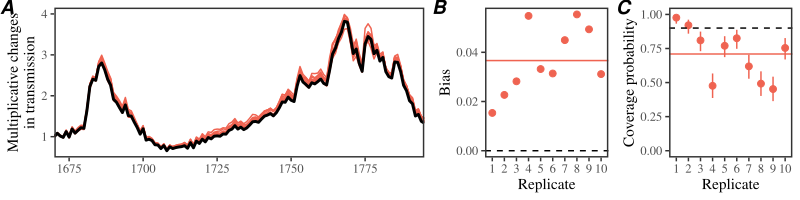

Source code (R):
library(dplyr)
library(ggplot2); theme_set(theme_bw(base_family = "Times"))
library(egg)
library(cmdstanr)
library(gridExtra)
load("../simulate/simulate_rep.rda")
load("../stanfit_sir_perturb_demog_dd_rep/stanfit_sir_perturb_demog_dd_cmdstanr_rep1.rda")
load("../stanfit_sir_perturb_demog_dd_rep/stanfit_sir_perturb_demog_dd_cmdstanr_rep2.rda")
load("../stanfit_sir_perturb_demog_dd_rep/stanfit_sir_perturb_demog_dd_cmdstanr_rep3.rda")
load("../stanfit_sir_perturb_demog_dd_rep/stanfit_sir_perturb_demog_dd_cmdstanr_rep4.rda")
load("../stanfit_sir_perturb_demog_dd_rep/stanfit_sir_perturb_demog_dd_cmdstanr_rep5.rda")
load("../stanfit_sir_perturb_demog_dd_rep/stanfit_sir_perturb_demog_dd_cmdstanr_rep6.rda")
load("../stanfit_sir_perturb_demog_dd_rep/stanfit_sir_perturb_demog_dd_cmdstanr_rep7.rda")
load("../stanfit_sir_perturb_demog_dd_rep/stanfit_sir_perturb_demog_dd_cmdstanr_rep8.rda")
load("../stanfit_sir_perturb_demog_dd_rep/stanfit_sir_perturb_demog_dd_cmdstanr_rep9.rda")
load("../stanfit_sir_perturb_demog_dd_rep/stanfit_sir_perturb_demog_dd_cmdstanr_rep10.rda")

betaorig <- data.frame(
  week=1:52,
  true=exp(simulate_rep[[1]]$logbeta)
)

betadata <- lapply(1:10, function(x){
  dd <- get(paste0("summary_sir_perturb_demog_dd_cmdstanr_laplace_rep", x))
  
  data.frame(
    week=1:52,
    fit=x,
    est=exp(dd$median[grepl("logbeta\\[", dd$variable)]),
    lwr=exp(dd$q5[grepl("logbeta\\[", dd$variable)]),
    upr=exp(dd$q95[grepl("logbeta\\[", dd$variable)])
  )
}) %>%
  bind_rows

g1 <- ggplot(betadata) +
  geom_vline(xintercept=1:52, lty=3, col="gray70") +
  geom_line(aes(week, est, group=fit), col="#EF6351") +
  geom_line(data=betaorig, aes(week, true), lwd=1) +
  scale_x_continuous("Week of year", expand=c(0, 0),
                     breaks=c(1, 11, 21, 31, 41, 51),
                     labels=c("Wk 1", "Wk 11", "Wk 21", "Wk 31", "Wk 41", "Wk 51")) +
  scale_y_continuous("Transmission rate\n(1/week)") +
  theme(
    panel.grid = element_blank(),
    panel.border = element_rect(linewidth=1),
    axis.title.x = element_blank()
  )

epsilonorig <- data.frame(
  year=unique(simulate_rep[[1]][[1]]$year)+1669,
  true=exp(simulate_rep[[1]]$epsilon)
)

epsilondata <- lapply(1:10, function(x){
  dd <- get(paste0("summary_sir_perturb_demog_dd_cmdstanr_laplace_rep", x))
  
  data.frame(
    year=unique(simulate_rep[[1]][[1]]$year)+1669,
    fit=x,
    est=(dd$median[grepl("^epsilon\\[", dd$variable)]),
    lwr=(dd$q5[grepl("^epsilon\\[", dd$variable)]),
    upr=(dd$q95[grepl("^epsilon\\[", dd$variable)])
  )
}) %>%
  bind_rows

g2 <- ggplot(epsilondata) +
  geom_line(aes(year, exp(est), group=fit), col="#EF6351") +
  geom_line(data=epsilonorig, aes(year, true), lwd=1) +
  scale_x_continuous("Year", expand=c(0, 0)) +
  scale_y_continuous("Multiplicative changes\nin transmission") +
  theme(
    panel.grid = element_blank(),
    panel.border = element_rect(linewidth=1),
    axis.title.x = element_blank()
  )

epsiloncover <- merge(
  epsilonorig,
  epsilondata
) %>%
  mutate(
    bias = (exp(est)-true)/true,
    covered = exp(lwr) <= true & true <= exp(upr)
  ) %>%
  group_by(fit) %>%
  summarize(
    bias=mean(bias),
    coverage = mean(covered),
    n = n(),
    lwr = binom.test(sum(covered), n)[[4]][1],
    upr = binom.test(sum(covered), n)[[4]][2]
  )

g3 <- ggplot(epsiloncover) +
  geom_point(aes(factor(fit), bias), col="#EF6351", size=2) +
  geom_hline(yintercept=mean(epsiloncover$bias), lty=1, col="#EF6351") +
  geom_hline(yintercept=0, lty=2) +
  scale_x_discrete("Replicate") +
  scale_y_continuous("Bias") +
  theme(
    panel.grid = element_blank(),
    panel.border = element_rect(linewidth=1)
  )

g4 <- ggplot(epsiloncover) +
  geom_point(aes(factor(fit), coverage), col="#EF6351", size=2) +
  geom_errorbar(aes(factor(fit), ymin=lwr, ymax=upr), width=0, col="#EF6351") +
  geom_hline(yintercept=0.9, lty=2) +
  geom_hline(yintercept=mean(epsiloncover$coverage), lty=1, col="#EF6351") +
  scale_x_discrete("Replicate") +
  scale_y_continuous("Coverage probability", limits=c(0, 1)) +
  theme(
    panel.grid = element_blank(),
    panel.border = element_rect(linewidth=1)
  )

gcomb <- ggarrange(g2, g3, g4, nrow=1, labels=c("A", "B", "C"),
                   widths=c(3, 1,1))

ggsave("figure_stanfit_rep.pdf", gcomb, width=8, height=2)
